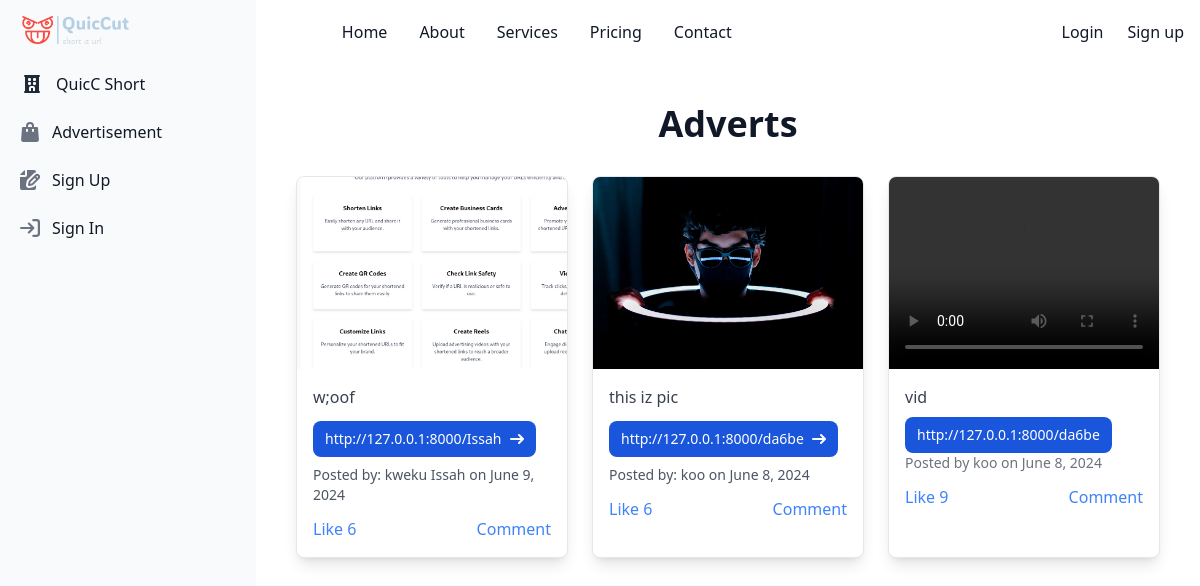
The app's page /advertisements/ with its own data.
### advertisements/models.py (models this page shows, shortened)
class Campaign(models.Model):
    user = models.ForeignKey(User, on_delete=models.CASCADE)
    url = models.URLField(max_length=200)
    description = models.TextField()
    image = models.ImageField(upload_to='campaign_images/')
    created_at = models.DateTimeField(auto_now_add=True)
    like_count = models.PositiveIntegerField(default=0)

class Reel(models.Model):
    user = models.ForeignKey(User, on_delete=models.CASCADE)
    video = models.FileField(upload_to='reels/')
    description = models.CharField(max_length=255)
    url = models.URLField()
    created_at = models.DateTimeField(auto_now_add=True)
    like_count = models.PositiveIntegerField(default=0)

### advertisements/views.py (the view)
# urls.py: path('', views.content_list, name='content_list'),
def content_list(request):
    campaigns = Campaign.objects.all()
    reels = Reel.objects.all()
    content = sorted(list(campaigns) + list(reels), key=lambda x: x.created_at, reverse=True)
    return render(request, 'advertisements/content_list.html', {'content': content})

### advertisements/templatetags/custom_tags.py (called while the page is built)
@register.filter
def model_name(value):
    if isinstance(value, Model):
        return value._meta.model_name
    return ''
    return Comment.objects.filter(content_type=content_type, object_id=item.id).count()

@register.simple_tag
def get_content_type_id(instance):
    content_type = ContentType.objects.get_for_model(instance)
    return content_type.id

### templates/advertisements/content_list.html (shortened to what this page needs)
{% extends 'basehome/base.html' %}
{% load custom_tags %}
{% block content %}
<div class="p-10 sm:ml-64">
    <h1 class="text-center text-4xl font-bold text-gray-900 mb-8">Adverts</h1>
    <div class="grid grid-cols-1 sm:grid-cols-2 md:grid-cols-3 lg:grid-cols-3 gap-6">
        {% for item in content %}
            {% if item|model_name == 'campaign' %}
                <div class="max-w-sm bg-white border border-gray-200 rounded-lg shadow-lg overflow-hidden dark:bg-gray-800 dark:border-gray-700">
                    <div class="h-48 overflow-hidden">
                        <img class="w-full h-full object-cover" src="{{ item.image.url }}" alt="Campaign Image">
                    </div>
                    <div class="p-4">
                        <p class="mb-3 font-normal text-gray-700 dark:text-gray-400">{{ item.description }}</p>
                        <a href="{{ item.url }}" class="inline-flex items-center px-3 py-2 text-sm font-medium text-white bg-blue-700 rounded-lg hover:bg-blue-800 focus:ring-4 focus:outline-none focus:ring-blue-300 dark:bg-blue-600 dark:hover:bg-blue-700 dark:focus:ring-blue-800">
                            <p>{{ item.url }}</p>
                            <svg class="rtl:rotate-180 w-3.5 h-3.5 ms-2" aria-hidden="true" xmlns="http://www.w3.org/2000/svg" fill="none" viewBox="0 0 14 10">
                                <path stroke="currentColor" stroke-linecap="round" stroke-linejoin="round" stroke-width="2" d="M1 5h12m0 0L9 1m4 4L9 9"/>
                            </svg>
                        </a>
                        <p class="pt-2 text-sm text-gray-600 dark:text-gray-400">Posted by: {{ item.user.username }} on {{ item.created_at|date:"F j, Y" }}</p>
                        <div class="flex justify-between mt-3">
                            {% get_content_type_id item as content_type_id %}
                            <a href="{% url 'like_content' content_type_id item.id %}" class="text-blue-500 hover:underline">Like {{ item.like_count }}</a>
                            <a href="{% url 'comment_content' content_type_id item.id %}" class="text-blue-500 hover:underline">Comment</a>
                        </div>
                    </div>
                </div>
            {% elif item|model_name == 'reel' %}
                <div class="max-w-sm bg-white border border-gray-200 rounded-lg shadow-lg overflow-hidden dark:bg-gray-800 dark:border-gray-700">
                    <video class="w-full h-48 object-cover" controls>
                        <source src="{{ item.video.url }}" type="video/mp4">
                    </video>
                    <div class="p-4">
                        <p class="mb-2 text-gray-700 dark:text-gray-400">{{ item.description }}</p>
                        <a href="{{ item.url }}" class="inline-flex items-center px-3 py-2 text-sm font-medium text-center text-white bg-blue-700 rounded-lg hover:bg-blue-800 focus:ring-4 focus:outline-none focus:ring-blue-300 dark:bg-blue-600 dark:hover:bg-blue-700 dark:focus:ring-blue-800">
                            {{ item.url }}
                        </a>
                        <p class="text-sm text-gray-500 dark:text-gray-400">Posted by {{ item.user.username }} on {{ item.created_at|date:"F j, Y" }}</p>
                        <div class="flex justify-between mt-3">
                            {% get_content_type_id item as content_type_id %}
                            <a href="{% url 'like_content' content_type_id item.id %}" class="text-blue-500 hover:underline">Like {{ item.like_count }}</a>
                            <a href="{% url 'comment_content' content_type_id item.id %}" class="text-blue-500 hover:underline">Comment</a>
                        </div>
                    </div>
                </div>
            {% endif %}
        {% endfor %}
    </div>
</div>
{% endblock %}

### records on screen
Campaign: image (picture), description "w;oof", url "http://127.0.0.1:8000/Issah", user.username "kweku Issah", created_at "June 9, 2024", like_count "6"
Campaign: image (picture), description "this iz pic", url "http://127.0.0.1:8000/da6be", user.username "koo", created_at "June 8, 2024", like_count "6"
Reel: description "vid", url "http://127.0.0.1:8000/da6be", user.username "koo", created_at "June 8, 2024", like_count "9"
